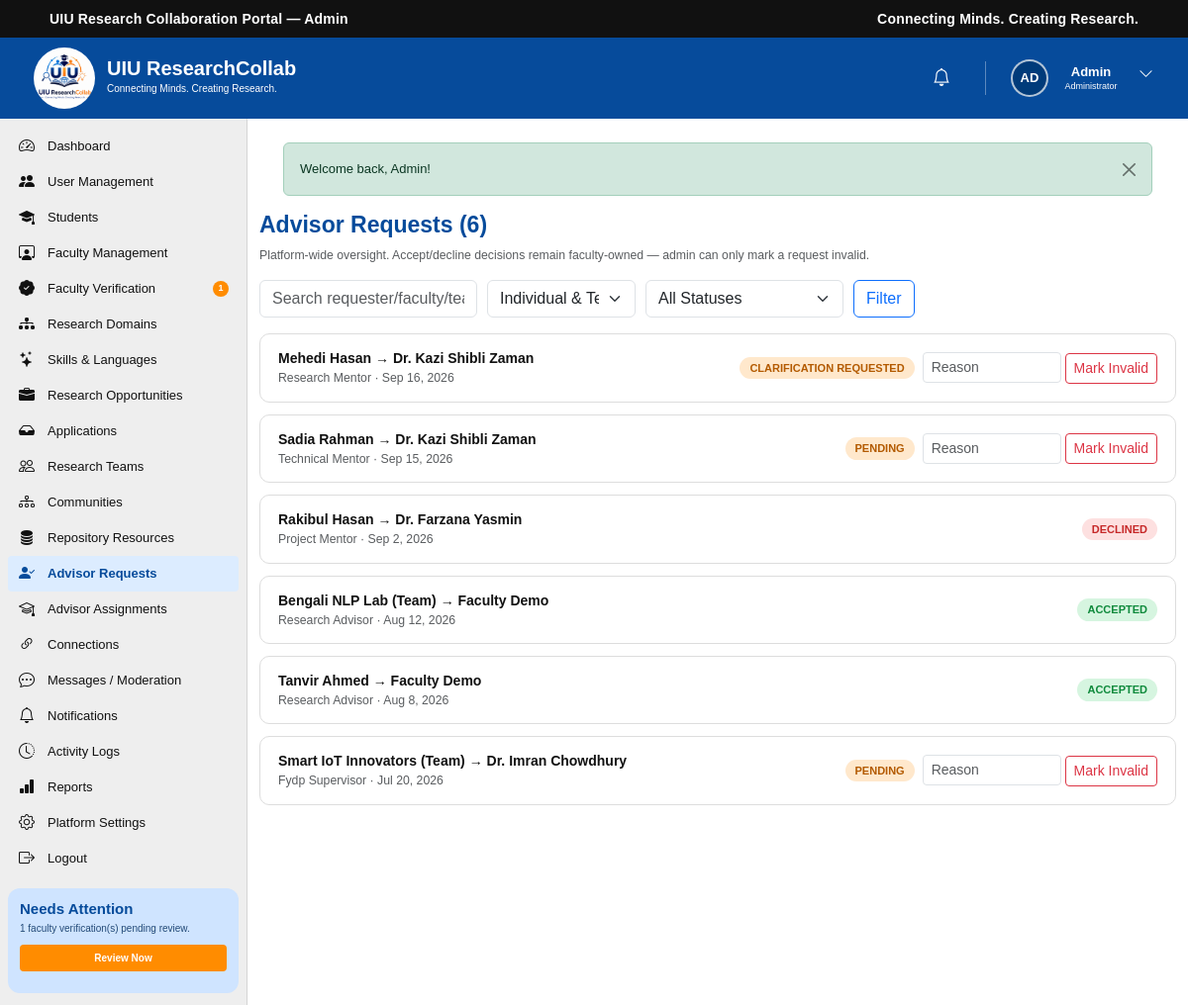
The page /admin/advisor-requests.php (signed in) on the database its author committed.
### tables this page shows
CREATE TABLE `users` (
  `id` int(10) UNSIGNED NOT NULL,
  `name` varchar(100) NOT NULL,
  `email` varchar(150) NOT NULL,
  `password` varchar(255) NOT NULL,
  `role` enum('student','faculty','admin') NOT NULL DEFAULT 'student',
  `status` enum('active','inactive','suspended') NOT NULL DEFAULT 'active',
  `email_verified_at` datetime DEFAULT NULL,
  `last_login_at` datetime DEFAULT NULL,
  `created_at` timestamp NOT NULL DEFAULT current_timestamp(),
  `updated_at` timestamp NOT NULL DEFAULT current_timestamp() ON UPDATE current_timestamp()
);

CREATE TABLE IF NOT EXISTS `advisor_requests` (
  `id` int(10) UNSIGNED NOT NULL AUTO_INCREMENT,
  `requester_type` enum('student','team') NOT NULL,
  `requested_by_user_id` int(10) UNSIGNED NOT NULL,
  `faculty_user_id` int(10) UNSIGNED NOT NULL,
  `team_id` int(10) UNSIGNED DEFAULT NULL,
  `project_id` int(10) UNSIGNED DEFAULT NULL,
  `opportunity_id` int(10) UNSIGNED DEFAULT NULL,
  `request_type` enum('research_advisor','paper_advisor','project_mentor','fydp_supervisor','research_mentor','technical_mentor') NOT NULL,
  `title` varchar(200) DEFAULT NULL,
  `message` text DEFAULT NULL,
  `research_summary` text DEFAULT NULL,
  `expected_commitment` varchar(150) DEFAULT NULL,
  `preferred_meeting_frequency` varchar(100) DEFAULT NULL,
  `status` enum('pending','accepted','declined','clarification_requested','cancelled','completed') NOT NULL DEFAULT 'pending',
  `faculty_response` text DEFAULT NULL,
  `responded_at` datetime DEFAULT NULL,
  `created_at` timestamp NOT NULL DEFAULT current_timestamp(),
  `updated_at` timestamp NOT NULL DEFAULT current_timestamp() ON UPDATE current_timestamp(),
  PRIMARY KEY (`id`),
  KEY `idx_advisor_request_faculty_status` (`faculty_user_id`,`status`),
  KEY `idx_advisor_request_requester` (`requested_by_user_id`,`status`),
  KEY `idx_advisor_request_team` (`team_id`),
  KEY `idx_advisor_request_project` (`project_id`),
  KEY `idx_advisor_request_opportunity` (`opportunity_id`)
);

CREATE TABLE `research_teams` (
  `id` int(10) UNSIGNED NOT NULL,
  `name` varchar(200) NOT NULL,
  `description` text DEFAULT NULL,
  `created_by` int(10) UNSIGNED NOT NULL,
  `opportunity_id` int(10) UNSIGNED DEFAULT NULL,
  `research_domain_id` int(10) UNSIGNED DEFAULT NULL,
  `team_size_limit` int(10) UNSIGNED DEFAULT 6,
  `status` enum('Forming','Active','Completed','Archived') DEFAULT 'Forming',
  `created_at` timestamp NOT NULL DEFAULT current_timestamp(),
  `updated_at` timestamp NOT NULL DEFAULT current_timestamp() ON UPDATE current_timestamp()
);

### includes/functions.php (called while the page is built, shortened)
<?php
function e(?string $value): string
{
    return htmlspecialchars((string)$value, ENT_QUOTES, 'UTF-8');
}
function base_url(): string
{
    static $base = null;
    if ($base === null) {
        $root    = str_replace('\\', '/', rtrim(dirname(__DIR__), '/\\'));
        $docRoot = str_replace('\\', '/', rtrim($_SERVER['DOCUMENT_ROOT'] ?? '', '/\\'));
        $base    = ($docRoot !== '' && strpos($root, $docRoot) === 0) ? substr($root, strlen($docRoot)) : '';
    }
    return $base;
}
function url(string $path): string
{
    return base_url() . $path;
}
function time_ago(?string $datetime): string
{
    $ts = strtotime($datetime);
    $diff = time() - $ts;
    return date('M j, Y', $ts);
}
function initials(string $name): string
{
    $parts = array_filter(preg_split('/\s+/', trim($name)));
    $parts = array_values($parts);
    $first = mb_substr($parts[0], 0, 1);
    $last  = count($parts) > 1 ? mb_substr(end($parts), 0, 1) : '';
    return mb_strtoupper($first . $last);
}

### includes/auth.php (called while the page is built, shortened)
<?php
function current_user_id(): ?int
{
    return isset($_SESSION['user_id']) ? (int)$_SESSION['user_id'] : null;
}
function is_logged_in(): bool
{
    return isset($_SESSION['user_id']);
}
function current_user(): ?array
{
    static $cache = null;
    if ($cache === null) {
        $stmt = db()->prepare('SELECT * FROM users WHERE id = ? LIMIT 1');
        $stmt->execute([current_user_id()]);
        $cache = $stmt->fetch() ?: null;
    }
    return $cache;
}

### config/database.php (called while the page is built, shortened)
<?php
function db(): PDO
{
    static $pdo = null;
    if ($pdo === null) {
        $dsn = 'mysql:host=' . DB_HOST . ';dbname=' . DB_NAME . ';charset=' . DB_CHARSET;
        try {
            $pdo = new PDO($dsn, DB_USER, DB_PASS, [
                PDO::ATTR_ERRMODE            => PDO::ERRMODE_EXCEPTION,
                PDO::ATTR_DEFAULT_FETCH_MODE => PDO::FETCH_ASSOC,
                PDO::ATTR_EMULATE_PREPARES   => false,
            ]);
        } catch (PDOException $e) {
            error_log('Database connection failed: ' . $e->getMessage());
            http_response_code(500);
            die('Service temporarily unavailable. Please try again later.');
        }
    }
    return $pdo;
}

### includes/admin_guard.php (called while the page is built, shortened)
<?php
$currentUser = current_user();

### admin/advisor-requests.php (the view, shortened to what this page needs)
<?php
require_once __DIR__ . '/../includes/admin_guard.php';
$pdo     = db();
$q = trim((string)($_GET['q'] ?? ''));
$where = ['1=1']; $params = [];
$stmt = $pdo->prepare(
    "SELECT ar.*, u.name AS requester_name, f.name AS faculty_name, rt.name AS team_name
     FROM advisor_requests ar
     JOIN users u ON u.id = ar.requested_by_user_id
     JOIN users f ON f.id = ar.faculty_user_id
     LEFT JOIN research_teams rt ON rt.id = ar.team_id
     WHERE " . implode(' AND ', $where) . " ORDER BY ar.created_at DESC LIMIT 60"
);
$stmt->execute($params);
$requests = $stmt->fetchAll();
function ar_pill(string $status): string
{
    return match ($status) { 'pending','clarification_requested' => 'pill pill-orange', 'accepted','completed' => 'pill pill-green', 'declined','cancelled' => 'pill pill-red', default => 'pill pill-gray' };
}
?>
<!DOCTYPE html>
<html lang="en">
<head>
    <link href="https://cdn.jsdelivr.net/npm/bootstrap@5.3.3/dist/css/bootstrap.min.css" rel="stylesheet">
    <link rel="stylesheet" href="https://cdn.jsdelivr.net/npm/bootstrap-icons@1.11.3/font/bootstrap-icons.min.css">
    <link rel="stylesheet" href="../CSS/dashboard.css">
</head>
<body>
<?php require __DIR__ . '/../includes/admin_header.php'; ?>
<?php require __DIR__ . '/../includes/admin_sidebar.php'; ?>
    <main class="dashboard-main">
        <h2 style="color:var(--uiu-blue);font-size:23px;font-weight:700;">Advisor Requests (<?= count($requests) ?>)</h2>
        <p class="text-muted small">Platform-wide oversight. Accept/decline decisions remain faculty-owned — admin can only mark a request invalid.</p>
        <form method="get" class="filter-bar">
            <input type="text" name="q" value="<?= e($q) ?>" class="form-control" style="max-width:220px;" placeholder="Search requester/faculty/team...">
            <select name="type" class="form-select" style="max-width:150px;"><option value="">Individual & Team</option></select>
            <select name="status" class="form-select" style="max-width:200px;"><option value="">All Statuses</option></select>
            <button type="submit" class="btn btn-outline-primary">Filter</button>
        </form>
        <?php foreach ($requests as $r): ?>
            <div class="app-panel d-flex justify-content-between align-items-center flex-wrap gap-2">
                <div>
                    <div class="fw-semibold"><?= $r['requester_type'] === 'team' ? e($r['team_name']) . ' (Team)' : e($r['requester_name']) ?> → <?= e($r['faculty_name']) ?></div>
                    <div class="text-muted small"><?= e(ucwords(str_replace('_', ' ', $r['request_type']))) ?> &middot; <?= e(time_ago($r['created_at'])) ?></div>
                </div>
                <div class="d-flex align-items-center gap-2">
                    <span class="<?= ar_pill($r['status']) ?>"><?= e(str_replace('_', ' ', $r['status'])) ?></span>
                    <?php if (in_array($r['status'], ['pending', 'clarification_requested'], true)): ?>
                    <form method="post" onsubmit="return confirm('Mark this request invalid?');">
                        <input type="text" name="reason" class="form-control form-control-sm d-inline-block" style="width:140px;" placeholder="Reason">
                        <button class="btn btn-sm btn-outline-danger">Mark Invalid</button>
                    </form>
                    <?php endif; ?>
                </div>
            </div>
        <?php endforeach; ?>
    </main>
<?php require __DIR__ . '/../includes/footer.php'; ?>
</body>
</html>

### includes/admin_header.php (shortened to what this page needs)
<div class="top-bar">
    <div class="container-fluid">
        <div class="row align-items-center">
            <div class="col-6">
                <div class="portal-title">UIU Research Collaboration Portal — Admin</div>
            </div>
            <div class="col-6 text-end">
                <div class="portal-tagline">Connecting Minds. Creating Research.</div>
            </div>
        </div>
    </div>
</div>
<header class="dashboard-header">
    <div class="dashboard-header-left">
        <a href="<?= e(url('/admin/dashboard.php')) ?>" class="dashboard-logo-link">
            <img src="<?= e(url('/IMAGES/logo.jpg')) ?>" alt="UIU ResearchCollab Logo" class="dashboard-logo">
        </a>
        <div class="dashboard-brand">
            <h1>UIU ResearchCollab</h1>
            <p>Connecting Minds. Creating Research.</p>
        </div>
    </div>
    <div class="dashboard-header-right">
        <div class="header-icon notification-icon">
            <a href="<?= e(url('/admin/notifications.php')) ?>" aria-label="Notifications">
                <i class="bi bi-bell"></i>
            </a>
        </div>
        <div class="dropdown dashboard-user-dropdown">
            <button class="dashboard-user btn p-0 border-0 bg-transparent" type="button" data-bs-toggle="dropdown" aria-expanded="false" aria-label="User menu">
                <span class="user-avatar avatar-initials"><?= e(initials($currentUser['name'])) ?></span>
                <div class="user-information">
                    <h3 class="user-first-name"><?= e(explode(' ', trim($currentUser['name']))[0] ?? $currentUser['name']) ?></h3>
                    <p>Administrator</p>
                </div>
                <span class="user-dropdown-button"><i class="bi bi-chevron-down"></i></span>
            </button>
        </div>
    </div>
</header>
<div class="dashboard-wrapper">

### CSS/dashboard.css (style rules this page uses)
:root { --uiu-blue: #064b9b; --uiu-dark-blue: #003b7a; --uiu-light-blue: #e5f0ff; --uiu-orange: #ff8c00; --uiu-green: #13a538; --uiu-purple: #7b3fc6; --uiu-teal: #00a99d; --text-dark: #111111; --text-medium: #444444; --text-light: #666666; --background: #f5f5f5; --card-background: #ffffff; --border-color: #dddddd; }
* { margin: 0; padding: 0; box-sizing: border-box; }
html { scroll-behavior: smooth; }
body { font-family: Arial, Helvetica, sans-serif; background-color: var(--background); color: var(--text-dark); font-size: 14px; overflow-x: hidden; }
a { text-decoration: none; }
button, input { font-family: inherit; }
img { max-width: 100%; display: block; }
.top-bar { width: 100%; min-height: 38px; background-color: #111111; color: #ffffff; display: flex; align-items: center; }
.top-bar .container-fluid { padding-left: 50px; padding-right: 50px; }
.portal-title { font-size: 14px; font-weight: 700; letter-spacing: 0.2px; line-height: 1.2; }
.portal-tagline { font-size: 14px; font-weight: 600; letter-spacing: 0.2px; line-height: 1.2; }
.dashboard-header { width: 100%; height: 82px; background-color: var(--uiu-blue); display: flex; align-items: center; justify-content: space-between; padding: 30px 30px; color: #ffffff; }
.dashboard-header-left { display: flex; align-items: center; height: 100%; flex-shrink: 0; }
.dashboard-logo-link { display: flex; align-items: center; justify-content: center; width: 70px; height: 70px; }
.dashboard-logo { width: 62px; height: 62px; object-fit: contain; border-radius: 50%; }
.dashboard-brand { margin-left: 8px; line-height: 1; }
.dashboard-brand h1 { margin: 0; color: #ffffff; font-size: 20px; font-weight: 700; line-height: 20px; }
.dashboard-brand p { margin: 1px 0 0; color: #ffffff; font-size: 10px; line-height: 20px; }
.dashboard-header-right { height: 100%; display: flex; align-items: center; justify-content: flex-end; gap: 15px; }
.header-icon { width: 38px; height: 42px; display: flex; align-items: center; justify-content: center; position: relative; }
.dashboard-user { height: 100%; display: flex; align-items: center; gap: 8px; }
.user-avatar { width: 38px; height: 38px; border-radius: 50%; object-fit: cover; border: 2px solid rgba(255, 255, 255, 0.7); }
.user-information { min-width: 70px; }
.user-information h3 { margin: 0; color: #ffffff; font-size: 13px; font-weight: 700; line-height: 16px; }
.user-information p { margin: 0; color: #ffffff; font-size: 9px; line-height: 12px; }
.user-dropdown-button { width: 25px; height: 30px; border: none; background: transparent; color: #ffffff; font-size: 15px; cursor: pointer; }
.dashboard-wrapper { width: 100%; min-height: calc(100vh - 102px); display: flex; align-items: stretch; }
.dashboard-main { flex: 1; min-width: 0; background-color: #ffffff; padding: 10px 12px 20px; }
.avatar-initials { display: flex; align-items: center; justify-content: center; background-color: var(--uiu-dark-blue); color: #ffffff; font-size: 13px; font-weight: 700; }
.header-icon a { width: 35px; height: 35px; border: none; background: transparent; color: #ffffff; font-size: 18px; cursor: pointer; display: flex; align-items: center; justify-content: center; position: relative; }
.dashboard-user-dropdown { height: 100%; display: flex; align-items: center; }

### admin/advisor-requests.php (style rules this page uses)
.app-panel { background:#fff;border:1px solid var(--border-color);border-radius:10px;padding:14px 18px;margin-bottom:12px }
.filter-bar { display:flex;flex-wrap:wrap;gap:10px;margin-bottom:16px }
.pill { display:inline-flex;align-items:center;padding:3px 10px;border-radius:20px;font-size:11px;font-weight:700;text-transform:uppercase }
.pill-green { background:#d6f5e0;color:#0f8a3c }
.pill-orange { background:#ffe8cc;color:#b35a00 }
.pill-red { background:#fde0e0;color:#c62828 }

### rows shown on the page
users: name "AD", name "Admin"
advisor_requests: users.name "Mehedi Hasan", users.name "Dr. Kazi Shibli Zaman", request_type "Research Mentor", created_at "Sep 16, 2026", status "CLARIFICATION REQUESTED"
advisor_requests: users.name "Sadia Rahman", users.name "Dr. Kazi Shibli Zaman", request_type "Technical Mentor", created_at "Sep 15, 2026", status "PENDING"
advisor_requests: users.name "Rakibul Hasan", users.name "Dr. Farzana Yasmin", request_type "Project Mentor", created_at "Sep 2, 2026", status "DECLINED"
advisor_requests: research_teams.name "Bengali NLP Lab", users.name "Faculty Demo", request_type "Research Advisor", created_at "Aug 12, 2026", status "ACCEPTED"
advisor_requests: users.name "Tanvir Ahmed", users.name "Faculty Demo", request_type "Research Advisor", created_at "Aug 8, 2026", status "ACCEPTED"
advisor_requests: research_teams.name "Smart IoT Innovators", users.name "Dr. Imran Chowdhury", request_type "Fydp Supervisor", created_at "Jul 20, 2026", status "PENDING"

### other values the page prints
$label "Dashboard"
$label "User Management"
$label "Students"
$label "Faculty Management"
$label "Faculty Verification"
$pendingVerificationCount "1"
$label "Research Domains"
$label "Skills & Languages"
$label "Research Opportunities"
$label "Applications"
$label "Research Teams"
$label "Communities"
$label "Repository Resources"
$label "Advisor Requests"
$label "Advisor Assignments"
